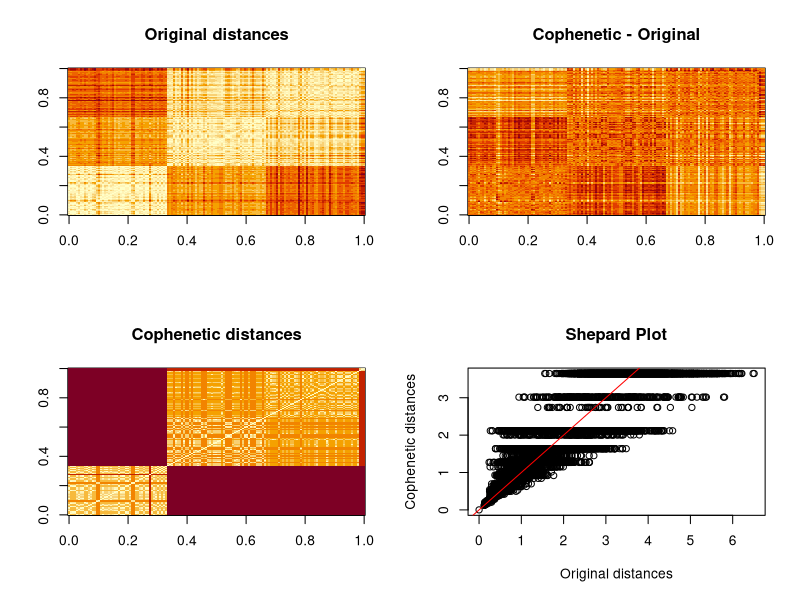
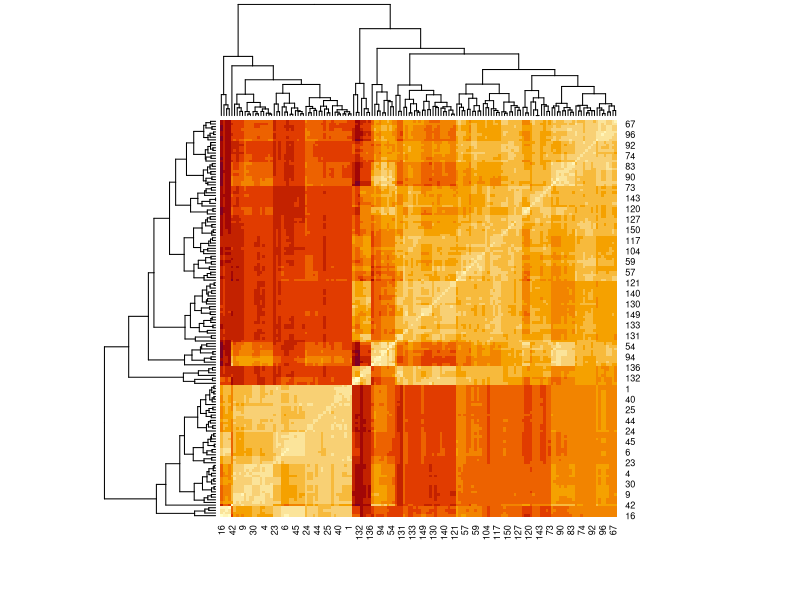

R code for these plots, in order:
# Title       : similarity_matrix.R
# Description : this code is for checking whether the cluster result are good enough. 

rm(list=ls())

set.seed(1)
dat <- iris[,c(1:4)]
dij <- dist(scale(dat, center = TRUE, scale = TRUE))
dij
clust <- hclust(dij, method = "average")
ord <- order(cutree(clust, k = 3))
ord
coph <- cophenetic(clust)
layout(matrix(1:4, ncol = 2))
image(as.matrix(dij)[ord, ord], main = "Original distances")
image(as.matrix(coph)[ord, ord], main = "Cophenetic distances")
image((as.matrix(coph) - as.matrix(dij))[ord, ord], 
      main = "Cophenetic - Original")
plot(coph ~ dij, ylab = "Cophenetic distances", xlab = "Original distances",
     main = "Shepard Plot")

abline(0,1, col = "red")

# original heatmap
heatmap(as.matrix(dij)[ord, ord] )

